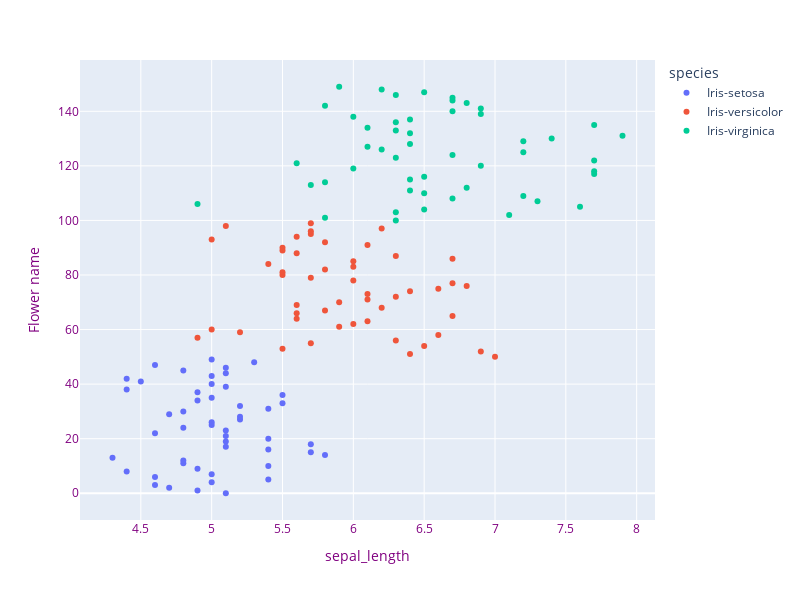

Notebook code cell kept with this figure:
### Code cell
fig = px.scatter(data_frame=data,x="sepal_length",color="species")
fig.update_layout(width=800,height=600,
                  xaxis=dict(title="sepal_length",color="purple"),
                  yaxis=dict(title="Flower name",color="purple"))
fig.show()

### Figure 1 — Plotly figure (JSON) as saved in the notebook; plotly's stock layout.template omitted (floating-point values rounded to 4 significant figures)
{"data": [{"hovertemplate": "species=Iris-setosa<br>sepal_length=%{x}<br>index=%{y}<extra></extra>", "legendgroup": "Iris-setosa", "marker": {"color": "#636efa", "symbol": "circle"}, "mode": "markers", "name": "Iris-setosa", "orientation": "h", "showlegend": true, "type": "scatter", "x": [5.1, 4.9, 4.7, 4.6, 5, 5.4, 4.6, 5, 4.4, 4.9, 5.4, 4.8, 4.8, 4.3, 5.8, 5.7, 5.4, 5.1, 5.7, 5.1, 5.4, 5.1, 4.6, 5.1, 4.8, 5, 5, 5.2, 5.2, 4.7, 4.8, 5.4, 5.2, 5.5, 4.9, 5, 5.5, 4.9, 4.4, 5.1, 5, 4.5, 4.4, 5, 5.1, 4.8, 5.1, 4.6, 5.3, 5], "xaxis": "x", "y": [0, 1, 2, 3, 4, 5, 6, 7, 8, 9, 10, 11, 12, 13, 14, 15, 16, 17, 18, 19, 20, 21, 22, 23, 24, 25, 26, 27, 28, 29, 30, 31, 32, 33, 34, 35, 36, 37, 38, 39, 40, 41, 42, 43, 44, 45, 46, 47, 48, 49], "yaxis": "y"}, {"hovertemplate": "species=Iris-versicolor<br>sepal_length=%{x}<br>index=%{y}<extra></extra>", "legendgroup": "Iris-versicolor", "marker": {"color": "#EF553B", "symbol": "circle"}, "mode": "markers", "name": "Iris-versicolor", "orientation": "h", "showlegend": true, "type": "scatter", "x": [7, 6.4, 6.9, 5.5, 6.5, 5.7, 6.3, 4.9, 6.6, 5.2, 5, 5.9, 6, 6.1, 5.6, 6.7, 5.6, 5.8, 6.2, 5.6, 5.9, 6.1, 6.3, 6.1, 6.4, 6.6, 6.8, 6.7, 6, 5.7, 5.5, 5.5, 5.8, 6, 5.4, 6, 6.7, 6.3, 5.6, 5.5, 5.5, 6.1, 5.8, 5, 5.6, 5.7, 5.7, 6.2, 5.1, 5.7], "xaxis": "x", "y": [50, 51, 52, 53, 54, 55, 56, 57, 58, 59, 60, 61, 62, 63, 64, 65, 66, 67, 68, 69, 70, 71, 72, 73, 74, 75, 76, 77, 78, 79, 80, 81, 82, 83, 84, 85, 86, 87, 88, 89, 90, 91, 92, 93, 94, 95, 96, 97, 98, 99], "yaxis": "y"}, {"hovertemplate": "species=Iris-virginica<br>sepal_length=%{x}<br>index=%{y}<extra></extra>", "legendgroup": "Iris-virginica", "marker": {"color": "#00cc96", "symbol": "circle"}, "mode": "markers", "name": "Iris-virginica", "orientation": "h", "showlegend": true, "type": "scatter", "x": [6.3, 5.8, 7.1, 6.3, 6.5, 7.6, 4.9, 7.3, 6.7, 7.2, 6.5, 6.4, 6.8, 5.7, 5.8, 6.4, 6.5, 7.7, 7.7, 6, 6.9, 5.6, 7.7, 6.3, 6.7, 7.2, 6.2, 6.1, 6.4, 7.2, 7.4, 7.9, 6.4, 6.3, 6.1, 7.7, 6.3, 6.4, 6, 6.9, 6.7, 6.9, 5.8, 6.8, 6.7, 6.7, 6.3, 6.5, 6.2, 5.9], "xaxis": "x", "y": [100, 101, 102, 103, 104, 105, 106, 107, 108, 109, 110, 111, 112, 113, 114, 115, 116, 117, 118, 119, 120, 121, 122, 123, 124, 125, 126, 127, 128, 129, 130, 131, 132, 133, 134, 135, 136, 137, 138, 139, 140, 141, 142, 143, 144, 145, 146, 147, 148, 149], "yaxis": "y"}], "layout": {"height": 600, "legend": {"title": {"text": "species"}, "tracegroupgap": 0}, "margin": {"t": 60}, "width": 800, "xaxis": {"anchor": "y", "autorange": true, "color": "purple", "domain": [0, 1], "range": [4.071, 8.129], "title": {"text": "sepal_length"}, "type": "linear"}, "yaxis": {"anchor": "x", "autorange": true, "color": "purple", "domain": [0, 1], "range": [-9.805, 158.8], "title": {"text": "Flower name"}, "type": "linear"}}}
